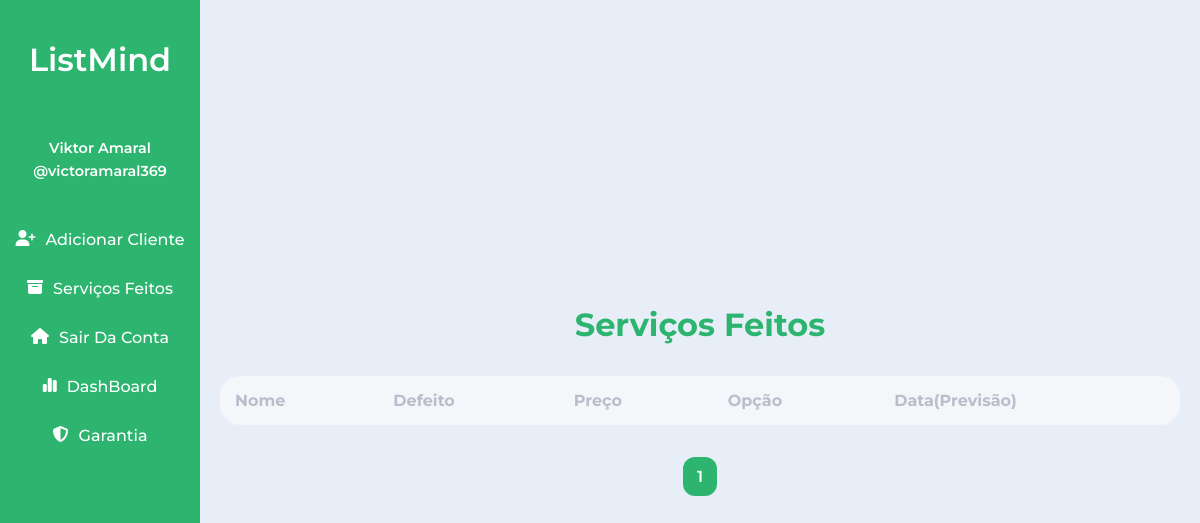
/archived (signed in), run on an earlier commit of the app's database.
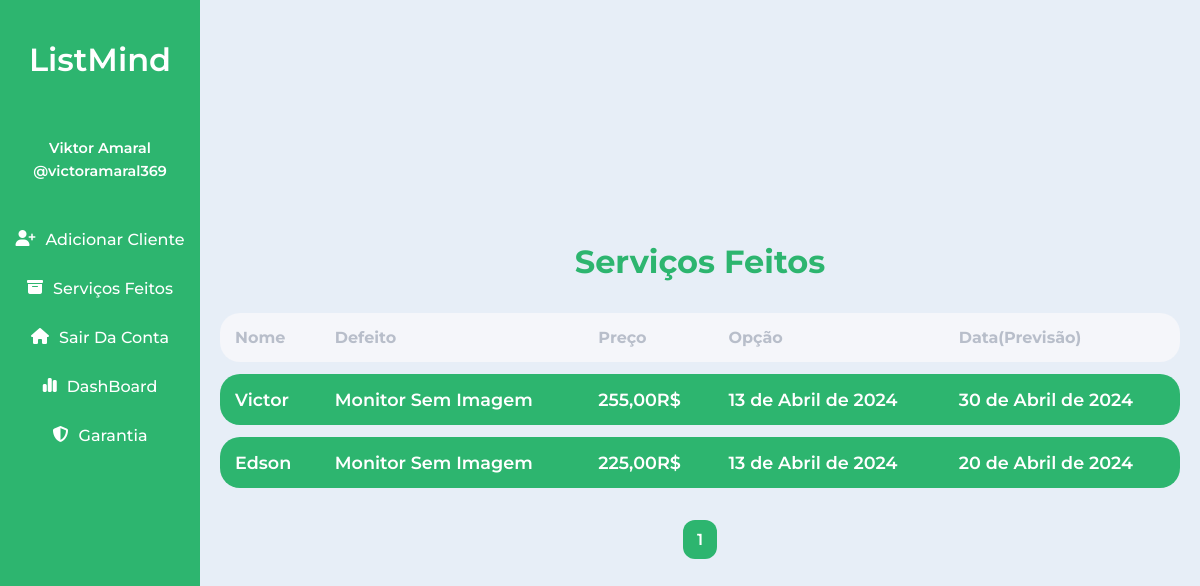
And on a later commit of the database.
### appusers/models.py (models this page shows, shortened)
class Cliente(models.Model):
    choices = {
        ('0', 'Serviço'),
        ('1', 'Diagnóstico'),
        ('2', 'Compra'),
    }
    user = models.ForeignKey(User, on_delete=models.CASCADE)
    name = models.CharField(max_length=100)
    defect = models.TextField()
    option = models.CharField(max_length=11, choices=choices, default='0')
    date = models.DateField(auto_now_add=True)
    predicted_date = models.DateField(default='2006-02-22')
    predicted_price = models.DecimalField(max_digits=10, decimal_places=3)
    price = models.DecimalField(max_digits=10, decimal_places=2)
    service = models.TextField()
    part = models.TextField()
    status = models.BooleanField(default=False)

### appusers/views.py (the view)
# urls.py: path('archived', ViewArchived,name='archived'),
def ViewArchived(request):
    clientes = Cliente.objects.filter(status=True,user=request.user)
    paginator = Paginator(clientes, 5)
    page_number = request.GET.get('page')
    try:
        clientes = paginator.page(page_number)
    except PageNotAnInteger:
        clientes = paginator.page(1)
    except EmptyPage:
        clientes = paginator.page(paginator.num_pages)
    query = True
    return render(request, 'index2.html', {'clientes':clientes, 'query':query})

### templates/index2.html
{% extends 'index.html' %}
{% block content %}
    {% include 'usersarea.html' %}
{% endblock %}

### templates/table.html (shortened to what this page needs)
{% if query %}
<h1 style="color: #2db56f; padding: 20px;">Serviços Feitos</h1>
{% endif %}
<table>
    <thead>
        <tr>
            <th id="startd">Nome</th>
            <th>Defeito</th>
            <th>Preço</th>
            <th>Opção</th>
            <th id="starte">Data(Previsão)</th>
        </tr>
    </thead>
    <tbody>
    {% for cliente in clientes %}
        {% if cliente.status == True %}
            <tr oncontextmenu="Mudar('{{cliente.id}}','{{cliente.status}}', '{{cliente.name}}', '{{cliente.defect}}')" onclick="Document('{{cliente.id}}')">
                <td id="startd">{{ cliente.name }}</td>
                <td>{{ cliente.defect }}</td>
                <td>{{ cliente.price}}R$</td>
                <td>{{ cliente.date}}</td>
                <td id="starte">{{ cliente.predicted_date }}</td>
            </tr>
        {% endif %}
    {% endfor %}
    </tbody>
</table>

What changed in the data, as far as the page shows it:
added Cliente: name "Victor", defect "Monitor Sem Imagem", price "255,00", date "13 de Abril de 2024", predicted_date "30 de Abril de 2024"
added Cliente: name "Edson", defect "Monitor Sem Imagem", price "225,00", date "13 de Abril de 2024", predicted_date "20 de Abril de 2024"
